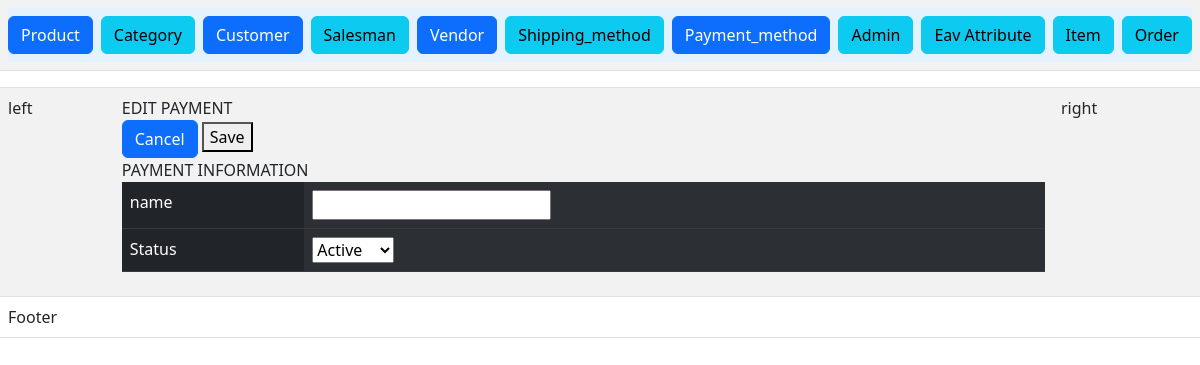
Page /index.php?c=payment&a=add on the earlier database version.
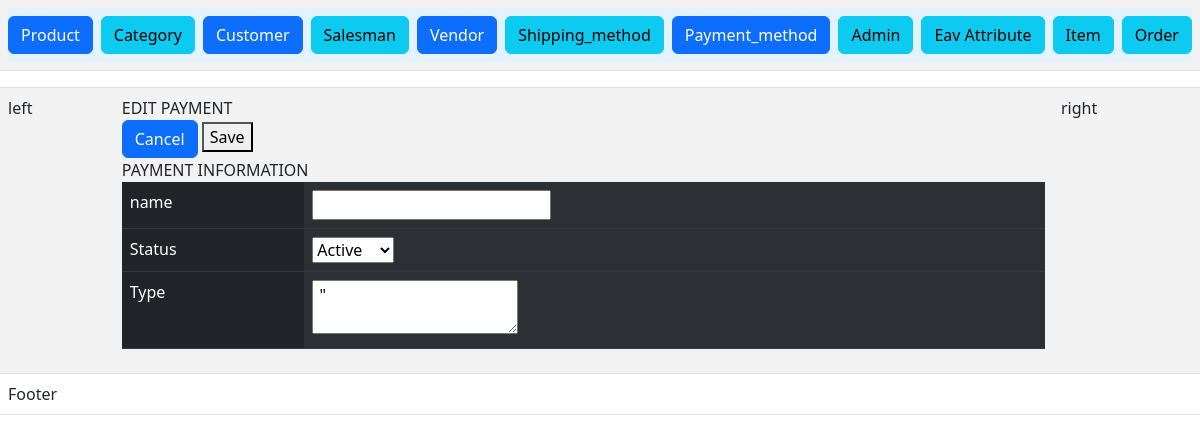
Same page on the later database version.
### tables this page shows
CREATE TABLE `eav_attribute` (
  `attribute_id` int(11) NOT NULL,
  `entity_type_id` int(11) NOT NULL,
  `code` varchar(20) NOT NULL,
  `backend_type` varchar(20) DEFAULT NULL,
  `name` varchar(50) NOT NULL,
  `status` tinyint(4) NOT NULL,
  `backend_model` varchar(255) NOT NULL,
  `input_type` varchar(20) NOT NULL
);

### Block/Core/Template.php (called while the page is built, shortened)
<?php
class Block_Core_Template extends Model_Core_View
{
	protected $children = [];
	public function getChildren()
	{
		return $this->children;
	}
	public function addChild($key,$value)
	{
		$this->children[$key] = $value;
		return $this;
	}
}
?>

### Model/Core/View.php (called while the page is built, shortened)
<?php
class Model_Core_View
{
	protected $template = null;
	protected $data = [];
	public function setTemplate($template)
	{
		$this->template = $template;
		return $this;
	}
	public function getTemplate()
	{
		return $this->template;
	}
	public function __get($key)
	{
		return $this->data[$key];
	}
	public function setData($data)
	{
		$this->data = $data;
		return $this;
	}
	public function render()
	{
		require "View".DS.$this->getTemplate();
	}
	public function getUrl($controller=null,$action=null,$params=[],$resetParams=false)
	{
		return Ccc::getModel('Core_Url')->getUrl($controller,$action,$params,$resetParams);
	}
}

### Controller/Payment.php (called while the page is built, shortened)
<?php
class Controller_Payment extends Controller_Core_Action
{
	public function addAction()
	{
		try {
			$layout = $this->getLayout();
			$payment = Ccc::getModel('payment');
        	$edit = $layout->createBlock('Payment_Edit')->setData(['payment'=>$payment]);
			$layout->getChild('content')->addChild('edit',$edit);
			$layout->render();
		} catch (Exception $e) {
			$this->getMessage()->addMessage('Payment not showed.',Model_Core_Message :: FAILURE);
		}
	}
}

### index.php (called while the page is built, shortened)
<?php
spl_autoload_register(function ($className) {
    $classPath = str_replace('_', '/', $className);
});
class Ccc{
	public static function init()
	{
		$front = new Controller_Core_Front();
		$front->init();
	}
	public static function getModel($className){
		return new $className();
	}
}
Ccc::init();
?>

### Model/Core/Url.php (called while the page is built, shortened)
<?php
class Model_Core_Url
{
	public function getUrl($controller = null,$action = null,$params = [], $reset  = false)
	{
	   $request = new Model_Core_Request();
	   $final = $request->getParam();
	   if ($reset) {
	   	$final = [];
	   }
	   if ($controller) {
	   		$final['c'] = $controller;
	   }
	   else{
	   		$final['c'] =$request->getControllerName();
	   }
	   if ($action) {
	   	   $final['a'] = $action;
	   }
	   else{
	   	   $final['a'] = $request->getActionName();
	   }
	   $queryString = http_build_query($final);
	   $requestUri = trim($_SERVER['REQUEST_URI'],$_SERVER['QUERY_STRING']);
	   $url = $_SERVER['REQUEST_SCHEME'].'://'. $_SERVER['HTTP_HOST'].$requestUri.$queryString;
	   return $url;
	}
}

### Model/Core/Request.php (called while the page is built, shortened)
<?php
class Model_Core_Request{
	public function getParam($key = null, $value = null){
		if ($key == null) {
			return $_GET;
		}
		if (array_key_exists($key,$_GET)) {
			return $_GET[$key];
		}
		  return $value;
	}
}

### Block/Payment/Edit.php (called while the page is built, shortened)
<?php
class Block_Payment_Edit extends Block_Core_Template
{
	public function getRow()
	{
		return  $this->payment;
	}
}

### Model/Core/Table.php (called while the page is built, shortened)
<?php
class Model_Core_Table
{
	protected $data = [];
	protected $resource = null;
	protected $collection = null;
	public function getId()
	{
		$primaryKey = $this->getResource()->getPrimaryKey();
		return (int)$this->$primaryKey;
	}
	public function setResourceClass($resourceClass)
	{
		return $this;
	}
	public function setCollectionClass($collectionClass)
	{
		return $this;
	}
	public function setResource($resource)
	{
		$this->resource = $resource;
		return $this;
	}
	public function getResource()
	{
		if ($this->resource) {
			return $this->resource;
		}
		$resource = new ($this->resourceClass)();
		return $resource;
	}
	public function setCollection($collection)
	{
		$this->collection = $collection;
		return $this;
	}
	public function getCollection()
	{
		if ($this->collection) {
			return $this->collection;
		}
		$collection = new ($this->collectionClass)();
		return $collection;
	}
	public function __get($key)
	{
		if (array_key_exists($key, $this->data)) {
			return $this->data[$key];
		}
		return null;
	}
	public function setData(array $data)
	{
		$this->data =array_merge($this->data,$data) ;
		return $this;
	}
	public function fetchAll($query)
	{
		$result = $this->getResource()->fetchAll($query);
		if (!$result) {
			return false;
		}
		$collection = $this->getCollection()->setData($result);
		return $collection;
	}
}

### Model/Core/Table/Resource.php (called while the page is built, shortened)
<?php
class Model_Core_Table_Resource
{
	protected $primaryKey  = null;
	public function setResourceName($resourceName){
		return $this;
	}
	public function setPrimaryKey($primaryKey){
		$this->primaryKey = $primaryKey;
		return $this;
	}
	public function getPrimaryKey(){
		return $this->primaryKey;
	}
	public function getAdapter(){
		$adapter = new Model_Core_Adapter();
		return $adapter;
	}
	public function fetchAll($query){
		$result = $this->getAdapter()->fetchAll($query);
		if (!$result) {
			return false;
		}
		return $result;
	}
}
?>

### Model/Payment/Resource.php (called while the page is built, shortened)
<?php
class Model_Payment_Resource extends Model_Core_Table_Resource
{
	   public function getStatusOptions()
	   {
	      return [self::STATUS_ACTIVE => self::STATUS_ACTIVE_LBL,
	              self::STATUS_INACTIVE => self::STATUS_INACTIVE_LBL
	      ];
	   }
}
?>

### Model/Payment.php (called while the page is built, shortened)
<?php
class Model_Payment extends Model_Core_Table{
   public function getStatus()
   {
      return Model_Payment_Resource::STATUS_DEFAULT;
   }
   public function getAttributes()
   {
      $sql = "SELECT * FROM `eav_attribute` WHERE `entity_type_id` = 7 AND `status` = 1";
      $attributes =Ccc::getModel('Eav_Attribute')->fetchAll($sql);
      if ($attributes) {
           return $attributes->getData();
      }
      return Ccc::getModel('Eav_Attribute');
   }
   public function getAttributeValue($attribute)
   {
      $sql = "SELECT `value` FROM `payment_{$attribute->backend_type}` WHERE `payment_method_id` = '{$this->getId()}' AND `attribute_id` = '{$attribute->getId()}'";
      return $this->getResource()->getAdapter()->fetchOne($sql);
   }
}

### Model/Core/Adapter.php (called while the page is built, shortened)
<?php
class Model_Core_Adapter
{
	public $config = [
		'host' => 'localhost',
		'username' => 'root',
		'password' => '',
		'dbname' => 'newmvc-akshayFultariya',
	];
	public function connect(){
		$connect = mysqli_connect(
			$this->config['host'],
			$this->config['username'],
			$this->config['password'],
			$this->config['dbname']
		);
		return $connect;
	}
	public function fetchAll($query){
		$connect = $this->connect();
		$result = mysqli_query($connect,$query);
		if ($result->num_rows == 0) {
			return false;
		}
			return $result->fetch_all(MYSQLI_ASSOC);
	}
	public function fetchOne($query)
	{
		$connect = $this->connect();
		$result = mysqli_query($connect,$query);
		if ($result->num_rows == 0) {
			return null;
		}
	}
}

### Model/Core/Table/Collection.php (called while the page is built, shortened)
<?php
class Model_Core_Table_Collection
{
	protected $data = [];
	public function setData(array $data)
	{
		$this->data =array_merge($this->data,$data) ;
		return $this;
	}
	public function getData()
	{
		return $this->data;
	}
}
?>

### View/eav/attribute/inputtype.phtml (called while the page is built)
<?php
$this->getInputtypeField()->render();

### Block/Eav/Attribute/Inputtype/Textarea.php (called while the page is built, shortened)
<?php
class Block_Eav_Attribute_Inputtype_Textarea extends Block_Core_Template
{
	protected $attribute = null;
	public function setAttribute($attribute)
	{
		$this->attribute = $attribute;
		return $this;
	}
	public function getAttribute()
	{
		return $this->attribute;
	}
}
?>

### View/eav/attribute/inputtype/textarea.phtml (the view)
<?php $attribute = $this->getAttribute();?>
<?php $row = $this->getRow();?>
<textarea type="text" name="attribute[<?php echo $attribute->backend_type;?>][<?php echo $attribute->getId();?>]"> <?php echo $row->getAttributeValue($attribute);?>"</textarea>

### View/html/Content/content.phtml
<?php
$children = $this->getChildren();
foreach ($children as $key => $child) {
	$child->render();
}
?>

### View/payment_method/edit.phtml (shortened to what the changed rows need)
<?php
$payment = $this->getRow();
?>
	<form action="<?php echo $this->getUrl('payment','save');?>" method = "post">
		<div class="content9">
			<div class="add19">
				EDIT PAYMENT
			</div>
			<div class="add29">
				<a type="button" class="btn btn-primary" href="<?php echo $this->getUrl('payment','grid',[],true);?>" class="add39">Cancel</a>
				<button type="submit" class="add39">Save</button>
			</div>
		</div>
		<div class="head9">
			PAYMENT INFORMATION
		</div>
		<table class="table table-dark table-striped-columns">
			<tr>
				<td>name</td>
				<td><input type="text" name="payment[name]" value="<?php echo $payment->name;?>" class="addi9"></td>
			</tr>
		<td>Status</td>
		<td>
		<select name="payment[status]">
			<?php foreach ($payment->getResource()->getStatusOptions() as $key => $value):?>
			<?php $selected = ($key == $payment->getstatus()) ? 'selected' : '';?>
			<option value="<?php echo $key ?>"<?php echo $selected; ?>><?php echo $value;?></option>
			<?php endforeach;?>
		</select>
	</td>
	</tr>
	<?php foreach ($payment->getattributes() as $key => $attribute): ?>
		<tr>
			<td><?php echo $attribute->name;?></td>
			<td>
				<?php $this->getLayout()->createBlock('Eav_Attribute_Inputtype')->setAttributes($attribute)->setRow($payment)->render(); ?>
			</td>
		</tr>
	<?php endforeach;?>
		</table>

Differences in the rows shown:
added eav_attribute: name "Type", backend_type+attribute_id "\""
